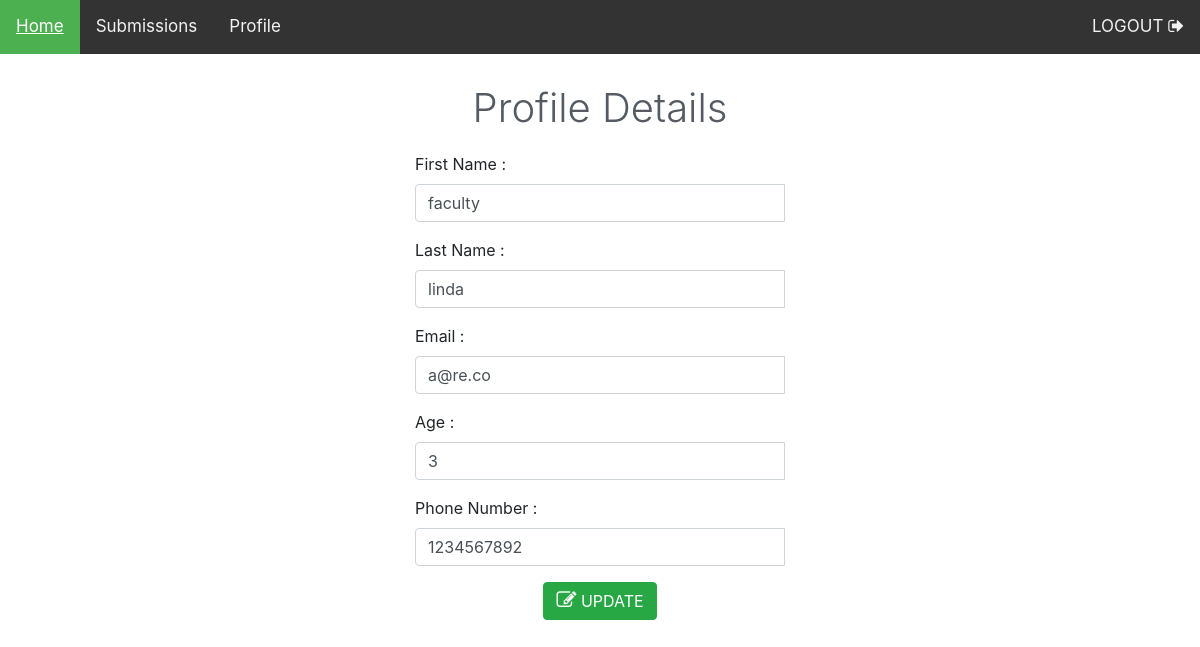
Screenshot of /profile.php (signed in) with the database file from the repository.
### tables this page shows
CREATE TABLE IF NOT EXISTS `users` (
  `id` int(11) NOT NULL,
  `username` varchar(15) NOT NULL,
  `fname` varchar(30) NOT NULL,
  `lname` varchar(30) NOT NULL,
  `password` varchar(255) NOT NULL,
  `phnum` bigint(10) NOT NULL,
  `email` varchar(50) NOT NULL,
  `age` int(3) NOT NULL,
  `gender` varchar(1) NOT NULL,
  `org` varchar(50) NOT NULL,
  `role` varchar(30) NOT NULL,
  `addr1` varchar(255) NOT NULL,
  `addr2` varchar(255) NOT NULL,
  `city` varchar(255) NOT NULL,
  `state` varchar(30) NOT NULL,
  `zip` int(5) NOT NULL,
  `timestamp` timestamp NOT NULL DEFAULT CURRENT_TIMESTAMP,
  `quiz_status` int(11) NOT NULL
);

### profile.php (the view, shortened to what this page needs)
<?php
require("./connect.php");
$uname = $_SESSION["username"];
$sql0 = "SELECT  fname,lname,email,id,age,phnum FROM users WHERE  username = '$uname' ";
$sql0_result = $conn->query($sql0);
if ($sql0_result == TRUE) {
    while ($row = $sql0_result->fetch_assoc()) {
        $firstname = $row["fname"];
        $lastname = $row["lname"];
        $emailaddr = $row["email"];
        $ageRetrieved = $row["age"];
        $phNumRetrieved = $row["phnum"];
    }
}
?>
<!DOCTYPE html>
<html lang="en">
<head>
    <link rel="stylesheet" href="https://maxcdn.bootstrapcdn.com/bootstrap/4.3.1/css/bootstrap.min.css">
    <link rel="stylesheet" href="https://cdnjs.cloudflare.com/ajax/libs/font-awesome/4.7.0/css/font-awesome.min.css">
  <link rel="stylesheet" href="https://cdnjs.cloudflare.com/ajax/libs/bootstrap-sweetalert/1.0.1/sweetalert.min.css">
    <link rel="stylesheet" href="./cssstyles/style.css" />
</head>
<body>
<?php
require("./navigationbar.php");
?>    <div class="container col-sm-4 col-md-4" id="registration_form">
           <div class="centerAlign">
               <h2 class="animationHeading">
                   Profile Details
                </h2>
            </div>
        <form class="form_properties" method="POST" action="<?php echo $_SERVER['PHP_SELF']; ?>">
            <div class="form-group">
                <label for="fname">First Name :</label>
                <div class="input-group">
                    <input id="f_name" name="f_name" type="text" class="form-control" size="100" value="<?php echo htmlspecialchars($firstname) ?>" required>
                </div>
            </div>
            <div class="form-group">
                <label for="lname">Last Name :</label>
                <div class="input-group">
                    <input id="l_name" name="l_name" type="text" class="form-control" size="100" value="<?php echo htmlspecialchars($lastname) ?>" required>
                </div>
            </div>
            <div class="form-group">
                <label for="Email">Email :</label>
                <div class="input-group">
                    <input id="email_at_registration" name="email_at_registration" type="email" class="form-control" size="100" value="<?php echo htmlspecialchars($emailaddr) ?>" required>
                </div>
            </div>
            <div class="form-group">
                <label for="age">Age :</label>
                <div class="input-group">
                    <input id="age" name="age" type="age" class="form-control" size="100" value="<?php echo htmlspecialchars($ageRetrieved) ?>" required>
                </div>
            </div>
            <div class="form-group">
                <label for="age">Phone Number :</label>
                <div class="input-group">
                    <input id="phnum" name="phnum" type="phonenumber" class="form-control" size="100" value="<?php echo htmlspecialchars($phNumRetrieved) ?>" required>
                </div>
            </div>
            <div class="text-align form-group">
                <div class="centerAlign">
                    <button class="btn btn-success" id="update_profile" name="update_profile" type="submit"><i class="fa fa-edit" style="font-size: 20px"></i> UPDATE</button>
                </div>
            </div>
    </div>
</body>
</html>

### cssstyles/style.css (style rules this page uses)
.centerAlign { text-align:center; }
.animationHeading { font-size: 2.5rem; font-weight: 300; color:#545b62; line-height: 1.2; margin-top:30px; margin-bottom:20px; }

### rows the page displays
users: f_name "faculty", l_name "linda", email_at_registration "a@re.co", age "3", phnum "1234567892"
